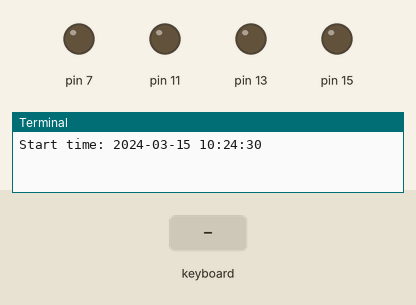
Bench run of a program on a simulated Raspberry Pi (header pin numbers). On the bench: output pins drawn as LEDs (lit = HIGH), the last lines printed to the terminal. The test bench sets the inputs (shaded band). The desktop window is not drawn, its controls go by their first labels and the mouse button is held 0.15 s; the clock reads 2024-03-15 10:24:30 at power-on unless the program sets it.

Above: at 1.2 s.
1.3 s: key "w" typed on the keyboard
At 2.1 s:
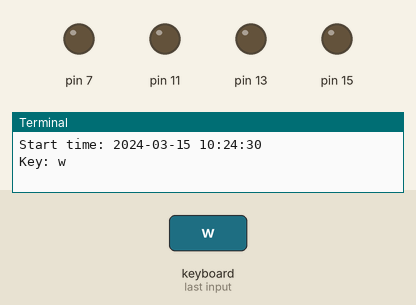
2.8 s: key "a" typed on the keyboard
At 3.2 s:
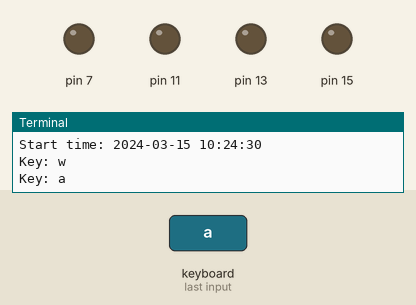
4.3 s: key "d" typed on the keyboard
At 5.5 s:
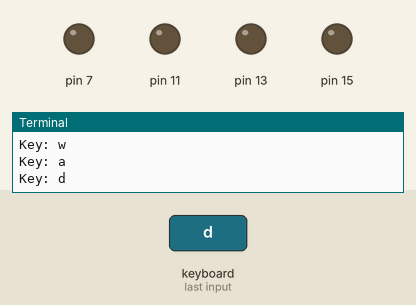
5.8 s: key "s" typed on the keyboard
At 6.7 s:
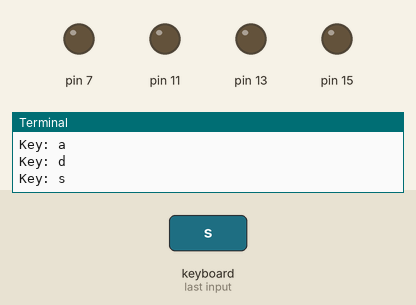
7.3 s: key "e" typed on the keyboard
At 7.8 s:
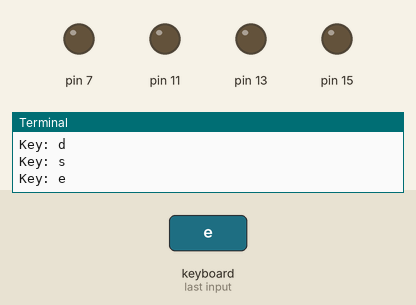
8.8 s: key "q" typed on the keyboard
At 10.2 s:
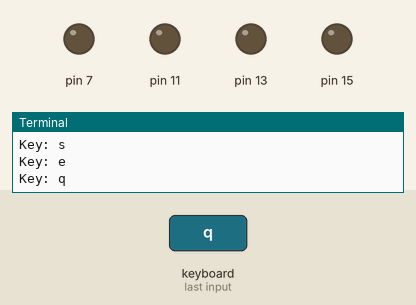
Timing chart, 0 to 11.3 s (numbered marks = the images above; inputs shaded):
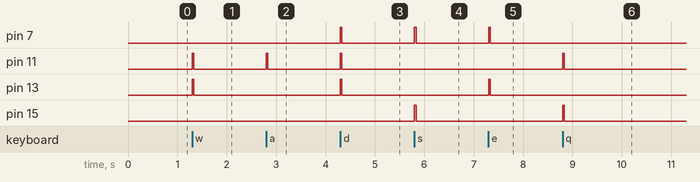

Measured:
- after the input at 1.3 s, pin 11, pin 13: LOW → HIGH at once, → LOW 0.03 s later
- after the input at 2.8 s, pin 11: LOW → HIGH at once, → LOW 0.03 s later
- after the input at 4.3 s, pin 7, pin 11, pin 13: LOW → HIGH at once, → LOW 0.03 s later
- after the input at 5.8 s, pin 7, pin 15: LOW → HIGH at once, → LOW 0.03 s later
- after the input at 7.3 s, pin 7, pin 13: LOW → HIGH at once, → LOW 0.03 s later
- after the input at 8.8 s, pin 11, pin 15: LOW → HIGH at once, → LOW 0.03 s later

The program:

main.py
```python
import RPi.GPIO as gpio
import time
import sys
import tkinter as tk
import warnings

from forward import forward
from reverse import reverse
from left import turn_left
from right import turn_right
from pivotr import pivot_right
from pivotl import pivot_left

def show_time(func):
    def wrapper(*args, **kwargs):
        start_time = time.time()
        print(f"Start time: {time.strftime('%Y-%m-%d %H:%M:%S', time.localtime(start_time))}")
        result = func(*args, **kwargs)
        end_time = time.time()
        print(f"End time: {time.strftime('%Y-%m-%d %H:%M:%S', time.localtime(end_time))}")
        print(f"Uptime: {end_time - start_time} seconds")
        return result
    return wrapper


class initialize:
    #initialize all the gpio pins required to operate the H-Bridge
    def init(self):
        warnings.filterwarnings("ignore",category=RuntimeWarning)
        gpio.setmode(gpio.BOARD)
        gpio.setup(7, gpio.OUT)
        gpio.setup(11, gpio.OUT)
        gpio.setup(13, gpio.OUT)
        gpio.setup(15, gpio.OUT)
        assert gpio.getmode() == gpio.BOARD, "GPIO mode should be BOARD"
        assert gpio.getmode() != gpio.BCM, "GPIO mode should not be BCM"

        assert gpio.gpio_function(11) == gpio.OUT, "GPIO pin 11 should be set to OUT"
        assert gpio.gpio_function(13) == gpio.OUT, "GPIO pin 13 should be set to OUT"
        assert gpio.gpio_function(15) == gpio.OUT, "GPIO pin 15 should be set to OUT"


class robot(initialize):
    def key_input(self,event):

        self.init()
        print('Key:',event.char)
        key_press=event.char
        sleep_time=0.033

        if key_press.lower() == 'w':
            forward(sleep_time)
        elif key_press.lower() == 'a':
            turn_left(sleep_time)
        elif key_press.lower() == 'd':
            turn_right(sleep_time)
        elif key_press.lower() == 's':
            reverse(sleep_time)
        elif key_press.lower() == 'q':
            pivot_left(sleep_time)
        elif key_press.lower() == 'e':
            pivot_right(sleep_time)
        else:
            gpio.cleanup()

    @show_time
    def myrobot(self):
        command=tk.Tk()
        command.bind('<KeyPress>',self.key_input)
        command.mainloop()

try:
    r=robot()
    r.myrobot()

except KeyboardInterrupt:
    print("Quitting...")
    sys.exit()

finally:
    warnings.filterwarnings("ignore",category=RuntimeWarning)
    gpio.cleanup()
```

forward.py
```python
import RPi.GPIO as gpio
import time
import sys

#function to move the robot forward
def forward(tf):
        gpio.output(7, False)
        gpio.output(11, True)
        gpio.output(13, True)
        gpio.output(15, False)
        time.sleep(tf)
        gpio.cleanup()
```

reverse.py
```python
import RPi.GPIO as gpio
import time
import sys

#function to move the robot backwards
def reverse(tf):
        gpio.output(7, True)
        gpio.output(11, False)
        gpio.output(13, False)
        gpio.output(15, True)
        time.sleep(tf)
        gpio.cleanup()
```

left.py
```python
import RPi.GPIO as gpio
import time
import sys

#function to move the robot left
def turn_left(tf):
        gpio.output(7, False)
        gpio.output(11, True)
        gpio.output(13, False)
        gpio.output(15, False)
        time.sleep(tf)
        gpio.cleanup()
```

right.py
```python
import RPi.GPIO as gpio
import time
import sys

#function to move the robot right
def turn_right(tf):
        gpio.output(7, True)
        gpio.output(11, True)
        gpio.output(13, True)
        gpio.output(15, False)
        time.sleep(tf)
        gpio.cleanup()
```

pivotr.py
```python
import RPi.GPIO as gpio
import time
import sys

#function to pivot the robot rightwards,that is,one set of wheels on one side move forwards and the other set on other side move in reverse
def pivot_right(tf):
        gpio.output(7, True)
        gpio.output(11, False)
        gpio.output(13, True)
        gpio.output(15, False)
        time.sleep(tf)
        gpio.cleanup()
```

pivotl.py
```python
import RPi.GPIO as gpio
import time
import sys

#function to pivot the robot left
def pivot_left(tf):
        gpio.output(7, False)
        gpio.output(11, True)
        gpio.output(13, False)
        gpio.output(15, True)
        time.sleep(tf)
        gpio.cleanup()
```
